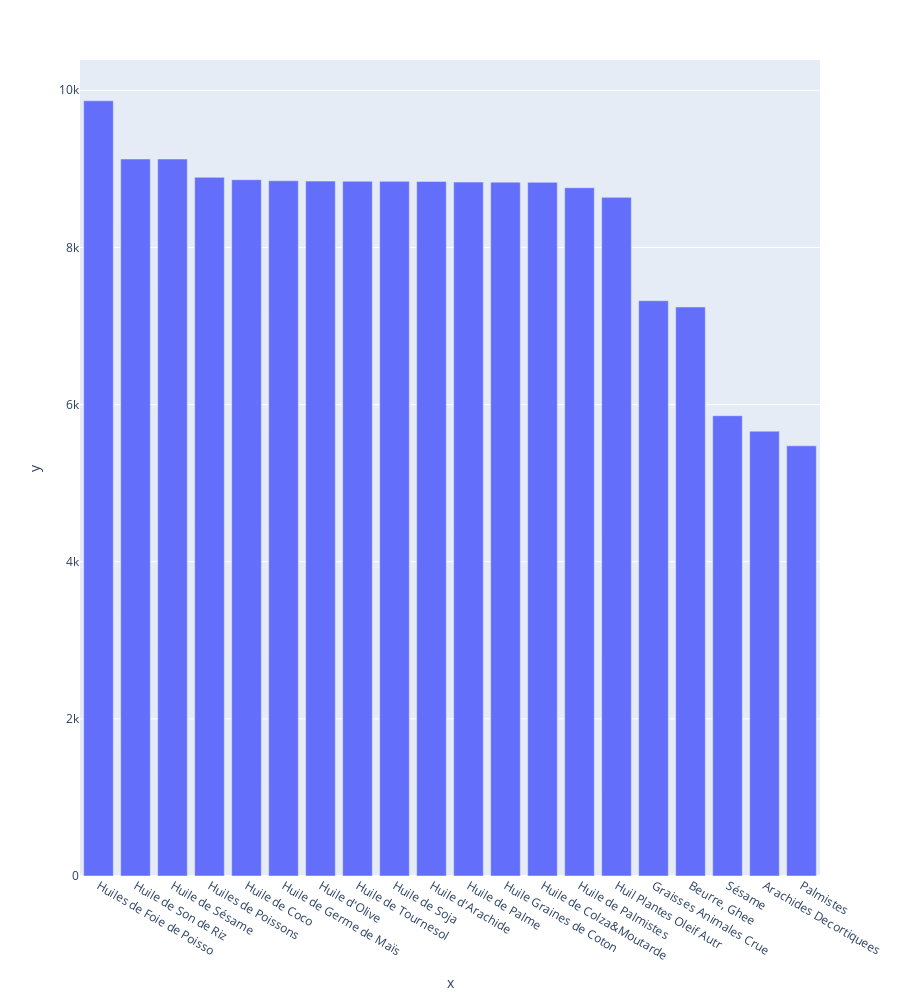

Write notebook code for a chart like this one.
### Markdown cell above
#### Question 5 : Aliments les plus caloriques et protéiques
En considérant les aliments végétaux et animaux, citez 5 aliments parmi les 20 aliments les plus caloriques, en utilisant le ratio énergie/poids. Citez 5 aliments parmi les 20 aliments les plus riches en protéines.

### Code cell
df=df_cal_g[["Produit", "cal_g"]]
df=df.groupby(["Produit"]).quantile(0.5)

df = df.reset_index()

df.sort_values(by='cal_g', ascending=False, inplace=True )
fig = px.bar(x=df.head(20).Produit,y=df.head(20).cal_g,height=1000)
fig.show()
df.head(20)

### Figure 1 — Plotly figure (JSON) as saved in the notebook; plotly's stock layout.template omitted (floating-point values rounded to 4 significant figures)
{"data": [{"alignmentgroup": "True", "hovertemplate": "x=%{x}<br>y=%{y}<extra></extra>", "legendgroup": "", "marker": {"color": "#636efa", "pattern": {"shape": ""}}, "name": "", "offsetgroup": "", "orientation": "v", "showlegend": false, "textposition": "auto", "type": "bar", "x": ["Huiles de Foie de Poisso", "Huile de Son de Riz", "Huile de Sésame", "Huiles de Poissons", "Huile de Coco", "Huile de Germe de Maïs", "Huile d'Olive", "Huile de Tournesol", "Huile de Soja", "Huile d'Arachide", "Huile de Palme", "Huile Graines de Coton", "Huile de Colza&Moutarde", "Huile de Palmistes", "Huil Plantes Oleif Autr", "Graisses Animales Crue", "Beurre, Ghee", "Sésame", "Arachides Decortiquees", "Palmistes"], "xaxis": "x", "y": [9866.0, 9125, 9125, 8892.0, 8862.0, 8848.0, 8844.0, 8841.0, 8841.0, 8840.0, 8831.0, 8831.0, 8828.0, 8760, 8637.0, 7322.0, 7242.0, 5858.0, 5661.0, 5475], "yaxis": "y"}], "layout": {"barmode": "relative", "height": 1000, "legend": {"tracegroupgap": 0}, "margin": {"t": 60}, "xaxis": {"anchor": "y", "domain": [0, 1], "title": {"text": "x"}}, "yaxis": {"anchor": "x", "domain": [0, 1], "title": {"text": "y"}}}}
